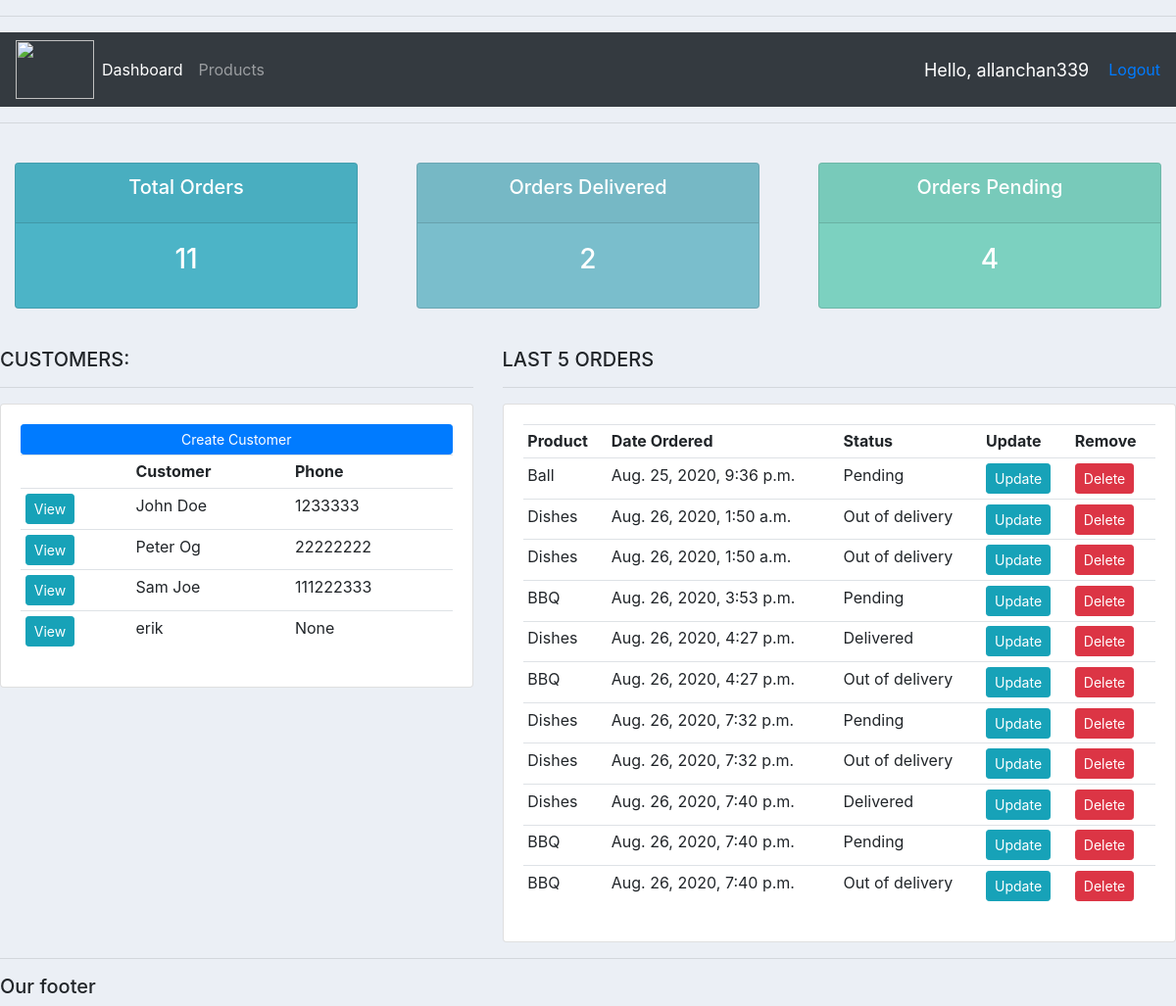
The app's page / (signed in) with its own data.
### accounts/models.py (models this page shows, shortened)
class Customer(models.Model):
    user = models.OneToOneField(User, blank = True, null = True, on_delete = models.CASCADE)
    name = models.CharField(max_length = 200, null = True)
    phone = models.CharField(max_length = 200, null = True)
    email = models.CharField(max_length = 200, null = True)
    profile_pic = models.ImageField(default = 'html-flat.png', null = True, blank = True)
    date_created = models.DateTimeField(auto_now_add = True)

class Order(models.Model):
    STATUS = (
            ('Pending', 'Pending'),
            ('Out of delivery', 'Out of delivery'),
            ('Delivered', 'Delivered')
            )
    customer = models.ForeignKey(Customer, null = True,
                                 on_delete = models.SET_NULL)  # on_delete is false, which means the
    product = models.ForeignKey(Product, null = True, on_delete = models.SET_NULL)
    status = models.CharField(max_length = 200, null = True, choices = STATUS)
    date_created = models.DateTimeField(auto_now_add = True, null = True)
    note = models.CharField(max_length = 1000, null = True)

class Product(models.Model):
    CATEGORY = (
            ('Indoor', 'Indoor'),
            ('Out Door', 'Out Door'),
            )
    name = models.CharField(max_length = 200, null = True)
    price = models.FloatField(null = True)
    category = models.CharField(max_length = 200, null = True, choices = CATEGORY)
    description = models.CharField(max_length = 200, null = True, blank = True)
    date_created = models.DateTimeField(auto_now_add = True, null = True)
    tags = models.ManyToManyField(Tag)
    def __str__(self):
        return self.name

### accounts/decorators.py (the view)
    def wrapper_function(request, *args, **kwargs):
        group = None
        if request.user.groups.exists():
            group = request.user.groups.all()[0].name
        if group == 'customer':
            return redirect('user-page')
        if group == 'admin':
            return view_func(request, *args, **kwargs)

### accounts/views.py (called while the page is built)
@login_required(login_url = 'login')
@admin_only
def home(request):
    orders = Order.objects.all()  # django shell function (API)???
    customers = Customer.objects.all()
    total_customers = customers.count()
    total_orders = orders.count()
    delivered = orders.filter(status = 'Delivered').count()
    pending = orders.filter(status = 'Pending').count()  # this status is the database columns
    context = {'orders': orders, 'customers': customers, 'total_customers': total_customers, 'total_orders':
        total_orders, 'delivered': delivered, 'pending': pending}
    return render(request, 'accounts/dashboard.html', context)

### templates/accounts/dashboard.html
{% extends 'accounts/main.html' %}
{% block content %}
    {% include 'accounts/status.html' %}
    <br>
    <div class="row">
        <div class="col-md-5">
            <h5>CUSTOMERS:</h5>
            <hr>
            <div class="card card-body">
                <a class="btn btn-primary  btn-sm btn-block" href="">Create Customer</a>
                <table class="table table-sm">
                    <tr>
                        <th></th>
                        <th>Customer</th>
                        <th>Phone</th>
                    </tr>
                    {% for customer in customers %}
                        <tr>
                            <td><a href="{% url 'customer' customer.id %}" class="btn btn-sm btn-info">View</a></td>
                            <td>{{ customer.name }}</td>
                            <td>{{ customer.phone }}</td>
                        </tr>
                    {% endfor %}
                </table>
            </div>
        </div>
        <div class="col-md-7">
            <h5>LAST 5 ORDERS</h5>
            <hr>
            <div class="card card-body">
                <table class="table table-sm">
                    <tr>
                        <th>Product</th>
                        <th>Date Ordered</th>
                        <th>Status</th>
                        <th>Update</th>
                        <th>Remove</th>
                    </tr>
                    {% for order in orders %}
                        <tr>
                        <td>{{ order.product }}</td>
                        <td>{{ order.date_created }}</td>
                        <td>{{ order.status }}</td>
                        <td><a class="btn btn-sm btn-info" href="{% url 'update_order' order.id %}">Update</a></td>
                        <td><a class="btn btn-sm btn-danger" href="{% url 'delete_order' order.id %}">Delete</a></td>
                        </tr>
                    {% endfor %}
                </table>
            </div>
        </div>
    </div>
{% endblock %}

### templates/accounts/navbar.html (shortened to what this page needs)
{% load static %}
<nav class="navbar navbar-expand-lg navbar-dark bg-dark">
    <img src="{% static 'images/logo.png' %}" alt="" height="60" width="80">
    <div class="collapse navbar-collapse" id="navbarNav">
        <ul class="navbar-nav">
            {% if request.user.is_staff %}
                <li class="nav-item active">
                    <a class="nav-link" href="{% url 'home' %}">Dashboard</a>
                </li>
                <li class="nav-item">
                <a class="nav-link" href="{% url 'products'%}">Products</a>
                </li>
            {% endif %}
        </ul>
    </div>
    <span id="hello-msg">Hello, {{ request.user }}</span>
    <span><a href="{% url 'logout' %}">Logout</a></span>
</nav>

### static/css/main.css (style rules this page uses)
body { background-color: #ebeff5; }

### templates/accounts/navbar.html (style rules this page uses)
#hello-msg { font-size: 18px; color: white; margin-right: 20px; }

### records on screen
Customer: name "John Doe", phone "1233333"
Customer: name "Peter Og", phone "22222222"
Customer: name "Sam Joe", phone "111222333"
Customer: name "erik", phone "None"
Order: product "Ball", date_created "Aug. 25, 2020, 9:36 p.m.", status "Pending"
Order: product "Dishes", date_created "Aug. 26, 2020, 1:50 a.m.", status "Out of delivery"
Order: product "Dishes", date_created "Aug. 26, 2020, 1:50 a.m.", status "Out of delivery"
Order: product "BBQ", date_created "Aug. 26, 2020, 3:53 p.m.", status "Pending"
Order: product "Dishes", date_created "Aug. 26, 2020, 4:27 p.m.", status "Delivered"
Order: product "BBQ", date_created "Aug. 26, 2020, 4:27 p.m.", status "Out of delivery"
Order: product "Dishes", date_created "Aug. 26, 2020, 7:32 p.m.", status "Pending"
Order: product "Dishes", date_created "Aug. 26, 2020, 7:32 p.m.", status "Out of delivery"
Order: product "Dishes", date_created "Aug. 26, 2020, 7:40 p.m.", status "Delivered"
Order: product "BBQ", date_created "Aug. 26, 2020, 7:40 p.m.", status "Pending"
Order: product "BBQ", date_created "Aug. 26, 2020, 7:40 p.m.", status "Out of delivery"

### other values on screen
{{ request.user }} "allanchan339"
{{ total_orders }} "11"
{{ delivered }} "2"
{{ pending }} "4"
